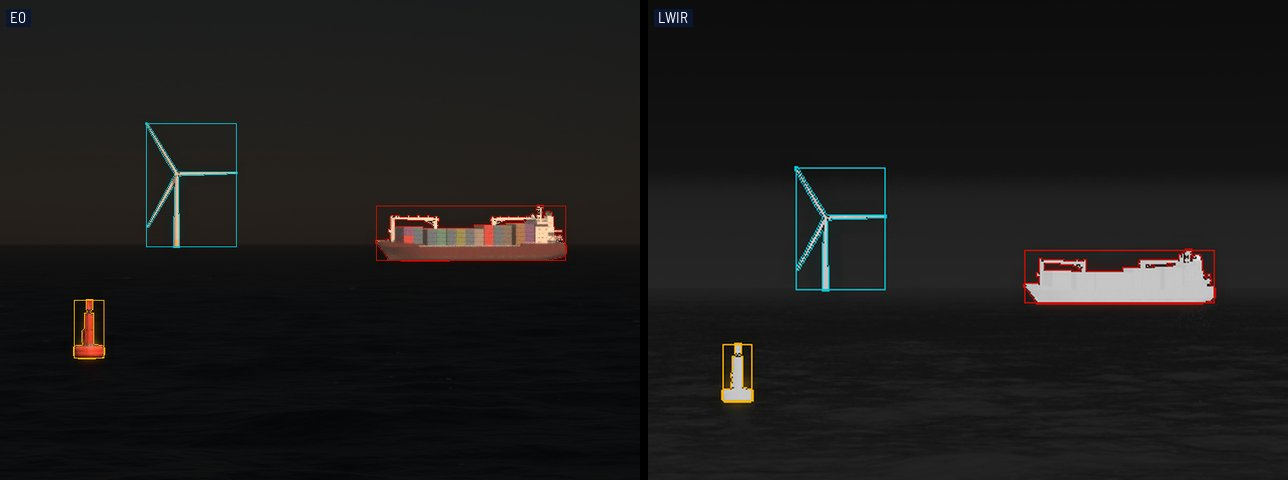

Generate this figure with Python:
"""docs/outputs.md's figure: labels.json's masks read through supervision.

uv run --with supervision python -m docs.masks docs/masks.jpg
"""

import sys
import tempfile
from pathlib import Path

import numpy as np
import supervision as sv
from PIL import Image

from docs.hero import GAP_PX, SCENARIO, captioned, outlined, render
from seascape.outputs import labels

PANEL_PX = (640, 480)
MARGIN = 1.3
CAPTIONS = {"eo": "EO", "ir": "LWIR"}


def spotlight(image: np.ndarray, found: sv.Detections) -> np.ndarray:
    return outlined(
        sv.BackgroundOverlayAnnotator(opacity=0.8).annotate(image, found), found
    )


def around(image: np.ndarray, found: sv.Detections) -> tuple[np.ndarray, sv.Detections]:
    """`image` and `found` cut to the panel's aspect around every mask."""
    if not len(found):
        return image, found
    x0, y0 = found.xyxy[:, :2].min(axis=0)
    x1, y1 = found.xyxy[:, 2:].max(axis=0)
    w = max((x1 - x0) * MARGIN, 2 * PANEL_PX[0] / 16)
    h = w * PANEL_PX[1] / PANEL_PX[0]
    shrink = min(1, image.shape[1] / w, image.shape[0] / h)
    w, h = w * shrink, h * shrink
    left = int(np.clip((x0 + x1 - w) / 2, 0, image.shape[1] - w))
    top = int(np.clip((y0 + y1 - h) / 2, 0, image.shape[0] - h))
    window = np.s_[top : top + int(h), left : left + int(w)]
    mask = found.mask[(slice(None), *window)]
    return image[window], sv.Detections(xyxy=sv.mask_to_xyxy(mask), mask=mask)


def main(figure: Path) -> None:
    with tempfile.TemporaryDirectory() as tmp:
        run = Path(tmp)
        render(SCENARIO, ["sky.sun_elevation_deg = 35"], run)
        dataset = sv.DetectionDataset.from_coco(
            str(run), str(run / "labels.json"), force_masks=True
        )
        bands = {
            i.file_name: i.band
            for i in labels.Labels.model_validate_json(
                (run / labels.FILENAME).read_text()
            ).images
        }
        panels = []
        for path, image, found in dataset:
            panel = Image.fromarray(spotlight(*around(image, found))[..., ::-1])
            panel = panel.resize(PANEL_PX, Image.Resampling.LANCZOS)
            panels.append(captioned(panel, CAPTIONS[bands[Path(path).name]]))
    sheet = Image.new(
        "RGB", (sum(p.width for p in panels) + GAP_PX * (len(panels) - 1), PANEL_PX[1])
    )
    left = 0
    for panel in panels:
        sheet.paste(panel, (left, 0))
        left += panel.width + GAP_PX
    sheet.save(figure, quality=85)


if __name__ == "__main__":
    main(Path(sys.argv[1]))
